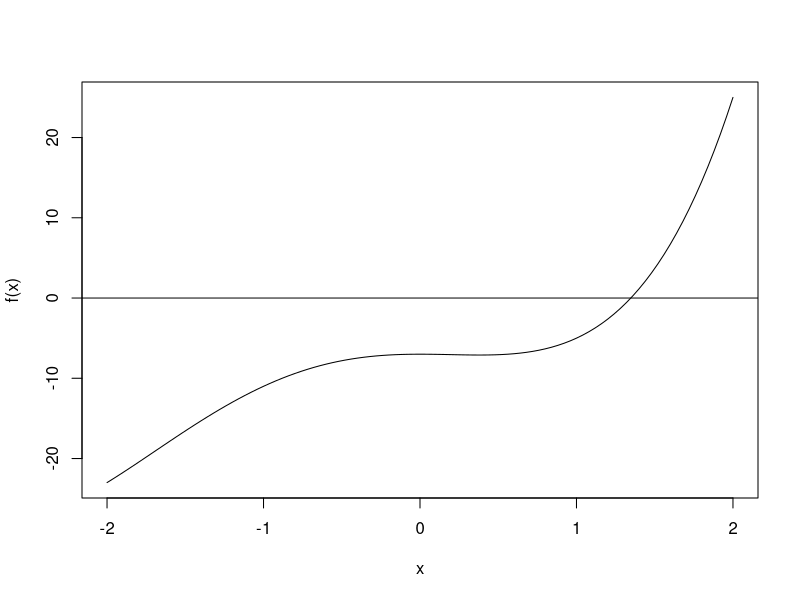
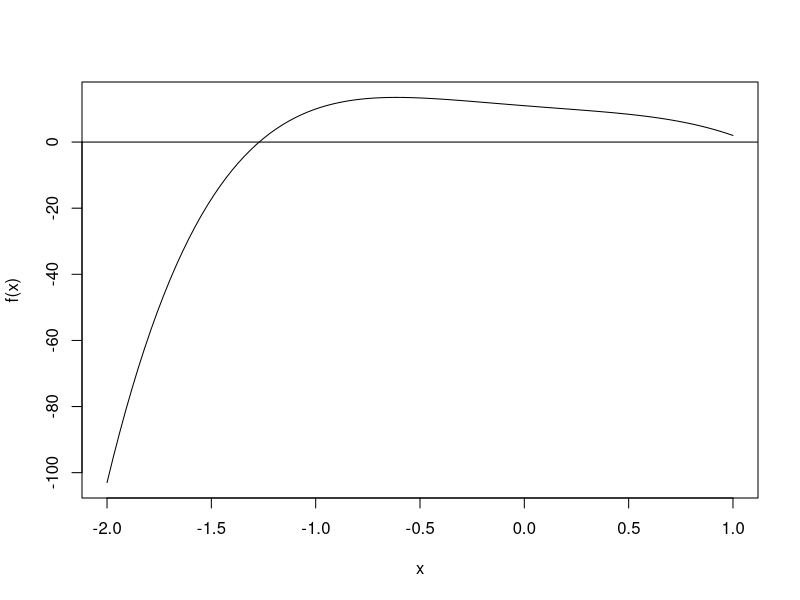
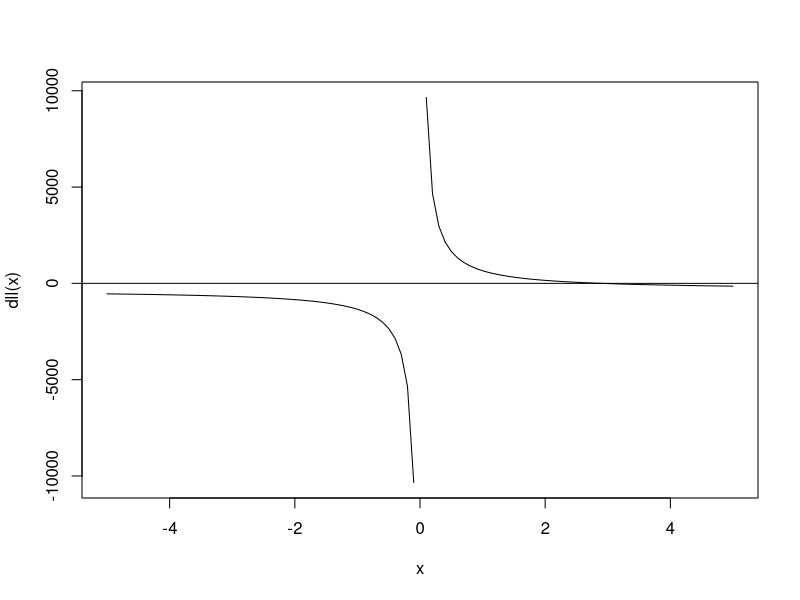

Write R code to recreate these figures, in order.
##################################################
# Stat 102B                                      #
# TA session 2           Albert Pan              #
#                        404623352               #
#                        4/10/18                 #
##################################################


###################################
###################################
##  Question 1 
###################################


#########################
# To see what the function looks like 
# to get an idea of where the min is
# and choose an initial value 
#########################

f=function(x) x^4 + 3*x^3 - 2*x^2 - 7 
curve(f, from=-2,to=2)
abline(h=0)


### prepare to do Newton

fprime=function(x) 4*x^3 + 9*x^2 - 4*x   # first derivative


# vector to store initial value and iterations
# One may need to do more iterations to converge. 
#

x=c(0.5,rep(NA,20)) 
fval=rep(NA,20) # vector to store values of f at each iteration
fprimeval=rep(NA,20) # vector to store values of f' at each iteration



#### Do iterations now 

for(i in 1:20){
  fval[i]=f(x[i]) # update value of f
  fprimeval[i]=fprime(x[i]) # update first derivative
  x[i+1]=x[i]-fval[i]/fprimeval[i]  #Newton update of x
}

results=data.frame(x[1:20],fval,fprimeval)
results


## When x does not change any more, we have converged. 



############ADD the following 

## Write comment indicating the zero of the function to which we converge
## 1.347227

## Write comment indicating the absolute value of f at that zero. 
## 0

## Question 2

f = function (x) x^5 - 6*x^4 + x^2 - 5*x + 11
curve(f, from=-2, to=1)
abline(h=0)

df = function(x) 5*x^4 -24*x^3 +2*x -5

x = c(-2, rep(NA,49))
fvals = rep(NA, 50)
dfvals = rep(NA, 50)

i = 1
tol = 10^(-8)
flag = TRUE
while (flag) {
  fvals[i] = f(x[i])
  dfvals[i] = df(x[i])
  x[i+1] = x[i] - (fvals[i] /dfvals[i])
  flag = (abs(fvals[i]) > tol)
  i = i + 1
}

NewtonResults2 = data.frame("x"=x, "f"=fvals, "df/dx"=dfvals)
NewtonResults2

## Zero of function
## -1.270921

## Tolerance
## 4.511946e-13

## Question 3

n = 1000
lambda_true = 3

x = rexp(1000, lambda_true)
ll = function (lambda) n*log(lambda) - lambda*sum(x)
dll = function (lambda) n/lambda - sum(x)
d2ll = function (lambda) -n/lambda^2

curve(dll, from=-5, to=5)
abline(h=0)

lambda = c(2, rep(NA, 29))
dll_vals = rep(NA, 30)
d2ll_vals = rep(NA, 30)

i = 1
tol = 10^(-8)
flag = TRUE
while (flag & i <= 30) {
 dll_vals[i] = dll(lambda[i])
 d2ll_vals[i] = d2ll(lambda[i])
 lambda[i+1] = lambda[i] - (dll_vals[i]/d2ll_vals[i])
 flag = (abs(lambda[i+1] - lambda[i])>tol)
 i = i + 1
}

NewtonResults3 = data.frame("lambda"=lambda, "dll"=dll_vals, "d2ll"=d2ll_vals)
NewtonResults3

